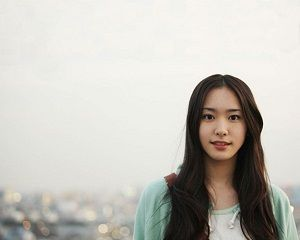
%> input picture gl1.jpg, 300 x 240 px
$ octave test.m   (GNU Octave 9; MATLAB toolbox functions it lacks are replaced by stand-ins)
%> lines starting %> are read from the running program, lines starting %| are printed output that depends on the picture

clc;
clear;
close all;
alpha = 1;

%% read data
im = double(imread('C:/Users/Administrator/Desktop/gl1.jpg'))/255;
mark = double(imread('C:/Users/Administrator/Desktop/watermark.jpg'))/255;
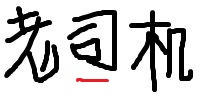
%> input picture watermark.jpg, 200 x 100 px
figure, imshow(im),title('original image');
figure, imshow(mark),title('watermark');

%% encode mark
imsize = size(im);
%> imsize = [240 300 3]
%random
TH=zeros(imsize(1)*0.5,imsize(2),imsize(3));
TH1 = TH;
TH1(1:size(mark,1),1:size(mark,2),:) = mark;
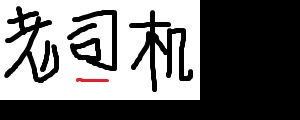
%> TH1: size 120x300x3 double; mean R, G, B 0.44, 0.439, 0.439
M=randperm(0.5*imsize(1));
N=randperm(imsize(2));
save('encode.mat','M','N');
for i=1:imsize(1)*0.5
    for j=1:imsize(2)
        TH(i,j,:)=TH1(M(i),N(j),:);
    end
end
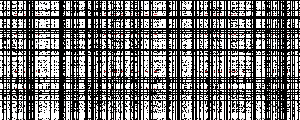
%> TH: size 120x300x3 double; mean R, G, B 0.44, 0.439, 0.439; mean of the top-left, top-right, bottom-left and bottom-right quarters 0.423, 0.424, 0.462, 0.449
% symmetric
mark_ = zeros(imsize(1),imsize(2),imsize(3));
mark_(1:imsize(1)*0.5,1:imsize(2),:)=TH;
for i=1:imsize(1)*0.5
    for j=1:imsize(2)
        mark_(imsize(1)+1-i,imsize(2)+1-j,:)=TH(i,j,:);
    end
end
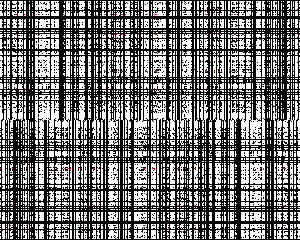
%> mark_: size 240x300x3 double; mean R, G, B 0.44, 0.439, 0.439
figure,imshow(mark_),title('encoded watermark');
%imwrite(mark_,'encoded watermark.jpg');

%% add watermark
FA=fft2(im);
figure,imshow(FA);title('spectrum of original image');
FB=FA+alpha*double(mark_);
figure,imshow(FB); title('spectrum of watermarked image');
%> after `imshow(FB)`:
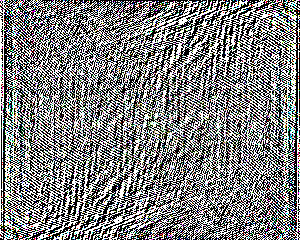
%> displayed picture: size 240x300x3, on the screen's scale of 0 to 255; mean R, G, B 127.9, 128.4, 128.1
FAO=ifft2(FB);
figure,imshow(FAO); title('watermarked image');
%imwrite(uint8(FAO),'watermarked image.jpg');
RI = FAO-double(im);
%figure,imshow(uint8(RI)); title('residual');
%imwrite(uint8(RI),'residual.jpg');
xl = 1:imsize(2);
%> xl = 300 values from 1 to 300
yl = 1:imsize(1);
%> yl = 240 values from 1 to 240
[xx,yy] = meshgrid(xl,yl);
figure, plot3(xx,yy,FA(:,:,1).^2+FA(:,:,2).^2+FA(:,:,3).^2),title('spectrum of original image');
figure, plot3(xx,yy,FB(:,:,1).^2+FB(:,:,2).^2+FB(:,:,3).^2),title('spectrum of watermarked image');
figure, plot3(xx,yy,FB(:,:,1).^2+FB(:,:,2).^2+FB(:,:,3).^2-FA(:,:,1).^2+FA(:,:,2).^2+FA(:,:,3).^2),title('spectrum of watermark');
%> after `title('spectrum of watermark')`:
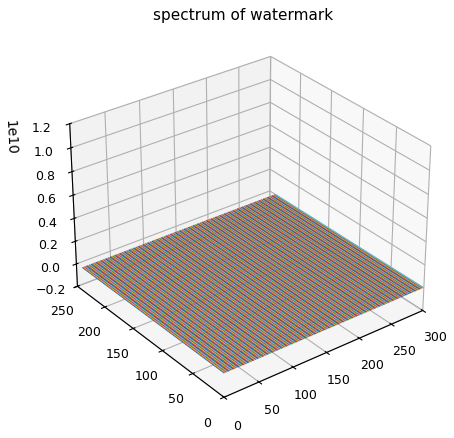
%> figure redrawn from the program's plot data

%% extract watermark
FA2=fft2(FAO);
G=(FA2-FA)/alpha;
GG=G;
for i=1:imsize(1)*0.5
    for j=1:imsize(2)
        GG(M(i),N(j),:)=G(i,j,:);
    end
end
for i=1:imsize(1)*0.5
    for j=1:imsize(2)
        GG(imsize(1)+1-i,imsize(2)+1-j,:)=GG(i,j,:);
    end
end
figure,imshow(GG);title('extracted watermark');
%> after `imshow(GG)`:
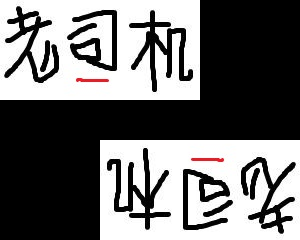
%> displayed picture: size 240x300x3, on the screen's scale of 0 to 255; mean R, G, B 112.3, 111.8, 111.8
%imwrite(uint8(GG),'extracted watermark.jpg');

%% MSE
C=double(im);
RC=double(FAO);
MSE=0; PSNR=0;
for i=1:imsize(1)
    for j=1:imsize(2)
        MSE=MSE+(C(i,j)-RC(i,j)).^2;
    end
end
MSE=MSE/360.^2;
PSNR=20*log10(255/sqrt(MSE));
MSE
PSNR
